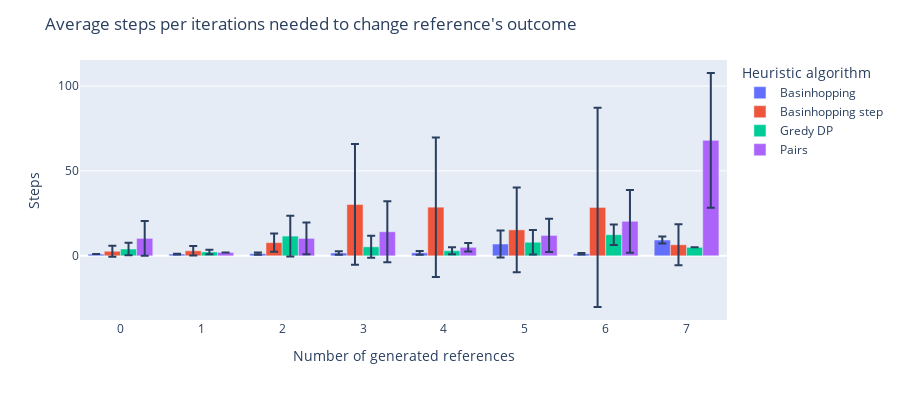

Notebook source saved alongside this figure:
### Markdown cell above
## Mean number of steps to change a reference point

### Code cell
df = steps_df.groupby(level=[1, 2]).agg([np.mean, np.std])

##################################

fig = px.bar(df.reset_index(), x="i_generated", y="mean",
             color='algo', barmode='group',error_y="std",
             height=400)
fig.for_each_trace(lambda t: t.update(name=algo_name.get(t.name, t.name)))
fig.update_layout(xaxis_title='Number of generated references', title="Average steps per iterations needed to change reference's outcome",
                  yaxis_title="Steps", legend_title='Heuristic algorithm')

fig.show()

### Figure 1 — Plotly figure (JSON) as saved in the notebook; plotly's stock layout.template omitted (floating-point values rounded to 4 significant figures)
{"data": [{"alignmentgroup": "True", "error_y": {"array": [0, 0.2236, 0.6387, 1.04, 1.07, 7.933, 0.4216, 2.111]}, "hovertemplate": "algo=basin_hopping<br>i_generated=%{x}<br>mean=%{y}<extra></extra>", "legendgroup": "basin_hopping", "marker": {"color": "#636efa", "pattern": {"shape": ""}}, "name": "Basinhopping", "offsetgroup": "basin_hopping", "orientation": "v", "showlegend": true, "textposition": "auto", "type": "bar", "x": [0, 1, 2, 3, 4, 5, 6, 7], "xaxis": "x", "y": [1, 1.05, 1.25, 1.65, 1.75, 6.941, 1.2, 9.3], "yaxis": "y"}, {"alignmentgroup": "True", "error_y": {"array": [3.19, 2.81, 5.404, 35.6, 41.08, 24.95, 58.66, 12.04]}, "hovertemplate": "algo=basin_hopping_step<br>i_generated=%{x}<br>mean=%{y}<extra></extra>", "legendgroup": "basin_hopping_step", "marker": {"color": "#EF553B", "pattern": {"shape": ""}}, "name": "Basinhopping step", "offsetgroup": "basin_hopping_step", "orientation": "v", "showlegend": true, "textposition": "auto", "type": "bar", "x": [0, 1, 2, 3, 4, 5, 6, 7], "xaxis": "x", "y": [2.675, 2.95, 7.775, 30.27, 28.65, 15.29, 28.5, 6.5], "yaxis": "y"}, {"alignmentgroup": "True", "error_y": {"array": [3.721, 1.316, 12.04, 6.482, 2.052, 7.182, 6.083, 0]}, "hovertemplate": "algo=greedy_dp<br>i_generated=%{x}<br>mean=%{y}<extra></extra>", "legendgroup": "greedy_dp", "marker": {"color": "#00cc96", "pattern": {"shape": ""}}, "name": "Gredy DP", "offsetgroup": "greedy_dp", "orientation": "v", "showlegend": true, "textposition": "auto", "type": "bar", "x": [0, 1, 2, 3, 4, 5, 6, 7], "xaxis": "x", "y": [4, 2.25, 11.61, 5.3, 3, 8, 12.41, 5], "yaxis": "y"}, {"alignmentgroup": "True", "error_y": {"array": [10.21, 0, 9.375, 17.95, 2.491, 9.791, 18.5, 39.69]}, "hovertemplate": "algo=pairs<br>i_generated=%{x}<br>mean=%{y}<extra></extra>", "legendgroup": "pairs", "marker": {"color": "#ab63fa", "pattern": {"shape": ""}}, "name": "Pairs", "offsetgroup": "pairs", "orientation": "v", "showlegend": true, "textposition": "auto", "type": "bar", "x": [0, 1, 2, 3, 4, 5, 6, 7], "xaxis": "x", "y": [10.25, 2, 10.25, 14.15, 5, 12, 20.33, 68], "yaxis": "y"}], "layout": {"barmode": "group", "height": 400, "legend": {"title": {"text": "Heuristic algorithm"}, "tracegroupgap": 0}, "margin": {"t": 60}, "title": {"text": "Average steps per iterations needed to change reference's outcome"}, "xaxis": {"anchor": "y", "domain": [0, 1], "title": {"text": "Number of generated references"}}, "yaxis": {"anchor": "x", "domain": [0, 1], "title": {"text": "Steps"}}}}
